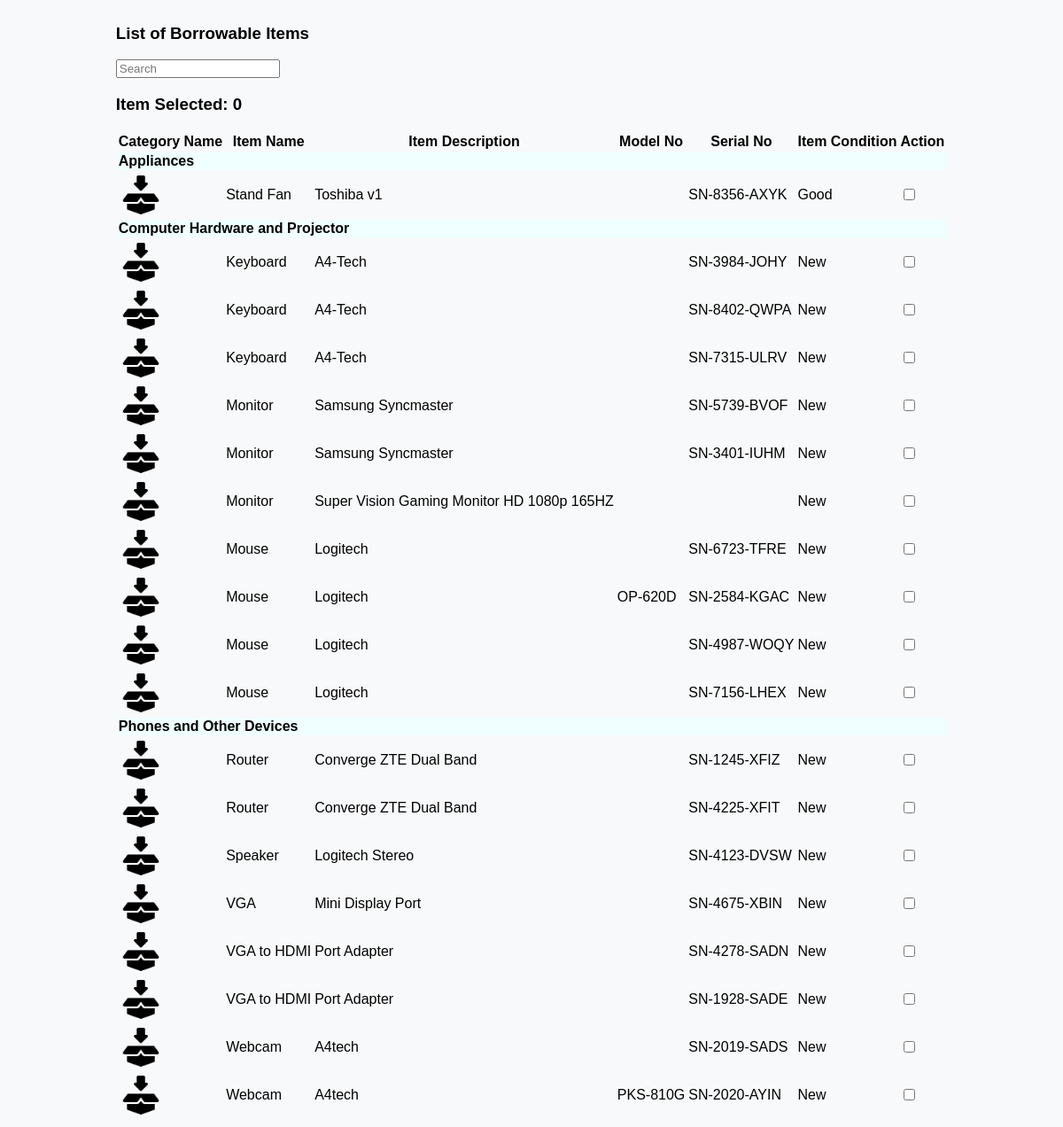
/DashboardBorrower/fix_err/bwerdashboardpage1.php, run on the app's committed database.
### tables this page shows
CREATE TABLE `tblitembrand` (
  `id` int(11) NOT NULL,
  `staffid` int(11) NOT NULL,
  `staffname` varchar(50) NOT NULL,
  `itembrand` varchar(50) NOT NULL,
  `categoryname` varchar(50) NOT NULL,
  `subcategoryname` varchar(50) NOT NULL,
  `borrowable` varchar(50) NOT NULL,
  `remarks` varchar(50) DEFAULT NULL,
  `modelno` varchar(50) NOT NULL,
  `serialno` varchar(50) DEFAULT NULL,
  `unitcost` decimal(10,0) NOT NULL,
  `status` varchar(50) NOT NULL,
  `itemcondition` varchar(50) NOT NULL,
  `datetimeadded` datetime NOT NULL,
  `assignfor` varchar(50) DEFAULT NULL,
  `datepurchased` date NOT NULL
);

### DashboardBorrower/fix_err/bwerdashboardpage1.php (the view, shortened to what this page needs)
<?php
include('bwerfunctions.php');
$queryitems = "SELECT * FROM tblitembrand WHERE borrowable = 'Yes' AND status = 'Available' ORDER BY categoryname, subcategoryname, itembrand";
$resultitems = mysqli_query($con, $queryitems);
mysqli_data_seek($resultitems, 0);
?>
<main class="ccs-main-container">
    <div class="container mt-1">
        <div class="row">
            <?php
            if (mysqli_num_rows($resultitems) > 0) {
                echo '
                <div class="d-flex justify-content-between mb-1">
                    <h3 class="text-start"><i class="fas fa-tachometer-alt me-2"></i>List of Borrowable Items</h3>
                    <div class="text-end">
                        <input type="text" class="form-control search-input mb-1" placeholder="Search" name="search" id="searchInput">
                    </div>
                </div>
                <div class="row">
                    <div class="col-md-6">
                        <h3 class="text-start">Item Selected: <span id="selectedItemCount">0</span></h3>
                    </div>
                    <div class="col-md-6 text-end">
                        <a href="#" id="reserveButton" class="btn btn-danger mb-1" style="display: none;">Reserve</a>
                        <a href="#" id="borrowButton" class="btn btn-success mb-1" style="display: none;">Borrow</a>
                    </div>
                </div>
                <div class="row table-responsive">
                    <table class="table">
                        <thead class="table-dark">
                            <tr>
                                <th scope="col">Category Name</th>
                                <th scope="col">Item Name</th>
                                <th scope="col">Item Description</th>
                                <th scope="col">Model No</th>
                                <th scope="col">Serial No</th>
                                <th scope="col">Item Condition</th>
                                <th scope="col">Action</th>
                            </tr>
                        </thead>
                        <tbody>';
                            $currentCategory = null;
                            while ($row = mysqli_fetch_assoc($resultitems)) {
                                if ($currentCategory != $row['categoryname']) {
                                    echo "<tr class='category-row'>
                                            <td colspan='8' style='background-color: azure;'><strong>{$row['categoryname']}</strong></td>
                                        </tr>";
                                    $currentCategory = $row['categoryname'];
                                }
                                echo "<tr class='item-details-row' data-id='{$row['id']}'>";
                                $imagePath = '../DashboardCCSStaff/inventory/SubcategoryItemsimages/' . $row['subcategoryname'] . '.png';
                                if (file_exists($imagePath)) {
                                    echo "<td><img src='{$imagePath}' alt='Subcategory Image' width='50'></td>";
                                } else {
                                    echo "<td><img src='/inventory/SubcategoryItemsimages/defaultimageitem.png' alt='Default Image' width='50'></td>";
                                }
                                echo "<td>{$row['subcategoryname']}</td>";
                                echo "<td>{$row['itembrand']}</td>";
                                echo "<td class='text-center'>{$row['modelno']}</td>";
                                echo "<td class='text-center'>{$row['serialno']}</td>";
                                echo "<td class='text-center'>";
                                switch ($row['itemcondition']) {
                                    case 'New':
                                        echo "<span class='badge bg-success fa-1x' title='New: The item is brand new and has never been used.'>New</span>";
                                        break;
                                    case 'Good':
                                        echo "<span class='badge bg-info fa-1x' title='Good: The item is in good condition with minor signs of wear or use.'>Good</span>";
                                        break;
                                }
                                echo "</td>";
                                echo "<td><input type='checkbox'></td>";
                                echo "</tr>";
                            }
                        echo '
                        </tbody>
                    </table>
                </div>';
            } else {
                echo '<div class="text-center">
                        <h3>No borrowable items available at the moment.</h3>
                      </div>';
            }
            ?>
        </div>
    </div>
</main>

### DashboardBorrower/fix_err/bwerdashboardpage1.php (style rules this page uses)
.ccs-main-container { display: flex; justify-content: center; }
.category-row { cursor: pointer; color: black; }

### data on the page
tblitembrand: categoryname "Appliances", subcategoryname "Stand Fan", itembrand "Toshiba v1", serialno "SN-8356-AXYK", itemcondition "Good"
tblitembrand: categoryname "Computer Hardware and Projector", subcategoryname "Keyboard", itembrand "A4-Tech", serialno "SN-3984-JOHY", itemcondition "New"
tblitembrand: subcategoryname "Keyboard", itembrand "A4-Tech", serialno "SN-8402-QWPA", itemcondition "New"
tblitembrand: subcategoryname "Keyboard", itembrand "A4-Tech", serialno "SN-7315-ULRV", itemcondition "New"
tblitembrand: subcategoryname "Monitor", itembrand "Samsung Syncmaster", serialno "SN-5739-BVOF", itemcondition "New"
tblitembrand: subcategoryname "Monitor", itembrand "Samsung Syncmaster", serialno "SN-3401-IUHM", itemcondition "New"
tblitembrand: subcategoryname "Monitor", itembrand "Super Vision Gaming Monitor HD 1080p 165HZ", itemcondition "New"
tblitembrand: subcategoryname "Mouse", itembrand "Logitech", serialno "SN-6723-TFRE", itemcondition "New"
tblitembrand: subcategoryname "Mouse", itembrand "Logitech", modelno "OP-620D", serialno "SN-2584-KGAC", itemcondition "New"
tblitembrand: subcategoryname "Mouse", itembrand "Logitech", serialno "SN-4987-WOQY", itemcondition "New"
tblitembrand: subcategoryname "Mouse", itembrand "Logitech", serialno "SN-7156-LHEX", itemcondition "New"
tblitembrand: categoryname "Phones and Other Devices", subcategoryname "Router", itembrand "Converge ZTE Dual Band", serialno "SN-1245-XFIZ", itemcondition "New"
tblitembrand: subcategoryname "Router", itembrand "Converge ZTE Dual Band", serialno "SN-4225-XFIT", itemcondition "New"
tblitembrand: subcategoryname "Speaker", itembrand "Logitech Stereo", serialno "SN-4123-DVSW", itemcondition "New"
tblitembrand: subcategoryname "VGA", itembrand "Mini Display Port", serialno "SN-4675-XBIN", itemcondition "New"
tblitembrand: subcategoryname "VGA to HDMI", itembrand "Port Adapter", serialno "SN-4278-SADN", itemcondition "New"
tblitembrand: subcategoryname "VGA to HDMI", itembrand "Port Adapter", serialno "SN-1928-SADE", itemcondition "New"
tblitembrand: subcategoryname "Webcam", itembrand "A4tech", serialno "SN-2019-SADS", itemcondition "New"
tblitembrand: subcategoryname "Webcam", itembrand "A4tech", modelno "PKS-810G", serialno "SN-2020-AYIN", itemcondition "New"
